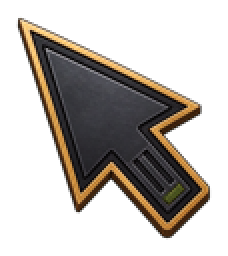
#> input picture resources/apple/ModernArt/ui/cursor-default.png, 114 x 128 px (shown 2 times larger)
$ python -i atlas_common.py   (imports and definitions only)
#> lines starting #> are read from the running program, lines starting #| are printed output that depends on the picture
#> further down, picture is the input picture: PIL image 114x128 RGBA; mean R, G, B, A 29.8, 24.7, 19.6, 92.7
#!/usr/bin/env python3
"""Shared deterministic helpers for generated Modern Art sprite sheets."""

from __future__ import annotations

from collections import deque
from pathlib import Path
from statistics import median

from PIL import Image


ALPHA_CROP_THRESHOLD = 8


# [221 lines left out: functions foundation_metrics, register_foundation_keyframes, equal_grid_cell, _remove_opaque_dark_matte, _remove_opaque_light_matte, not called in this run]


def clean_generated_background(source: Image.Image) -> Image.Image:
    """Use generated alpha, remove invisible dark RGB, and normalise opacity."""
    rgba = source.convert("RGBA")
    alpha = rgba.getchannel("A")
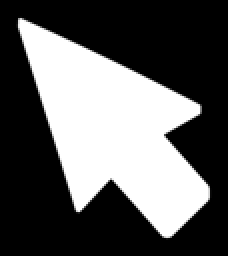
#> alpha: PIL image 114x128 L (shown 2 times larger); min 0, max 255, mean 92.7
    minimum, maximum = alpha.getextrema()
#> minimum = 0; maximum = 255

    if minimum == maximum:
        if maximum == 0:
            raise ValueError("source sheet is completely transparent")
        corners = [rgba.getpixel((0, 0)),
                   rgba.getpixel((rgba.width - 1, 0)),
                   rgba.getpixel((0, rgba.height - 1)),
                   rgba.getpixel((rgba.width - 1, rgba.height - 1))]
        corner_luminance = sum(red + green + blue for red, green, blue, _ in corners) / 12.0
        rgba = (_remove_opaque_light_matte(rgba)
                if corner_luminance >= 160.0
                else _remove_opaque_dark_matte(rgba))
        alpha = rgba.getchannel("A")
        minimum, maximum = alpha.getextrema()

    if minimum == maximum:
        raise ValueError("source has no separable transparent/dark background")

    # Generated PNGs often top out at alpha 252-254. Make their solid artwork
    # genuinely opaque without flattening the lower-alpha contact shadows.
    scale = 255.0 / maximum
#> scale = 1
    output: list[tuple[int, int, int, int]] = []
    data = rgba.get_flattened_data() if hasattr(rgba, "get_flattened_data") else rgba.getdata()
    for red, green, blue, source_alpha in data:
        if source_alpha <= 2:
            output.append((0, 0, 0, 0))
        else:
            output.append((red, green, blue, min(255, round(source_alpha * scale))))
#> after the loop, output = 14592 items, first 6: (0, 0, 0, 0), (0, 0, 0, 0), (0, 0, 0, 0), (0, 0, 0, 0), (0, 0, 0, 0), (0, 0, 0, 0)
    rgba.putdata(output)
    return rgba


# [99 lines left out: functions visible_bounds, retain_primary_component, crop_visible, composite_fitted, validate_atlas, not called in this run]

>>> from PIL import Image
>>> picture = Image.open('../../resources/apple/ModernArt/ui/cursor-default.png')
>>> result = clean_generated_background(picture)
